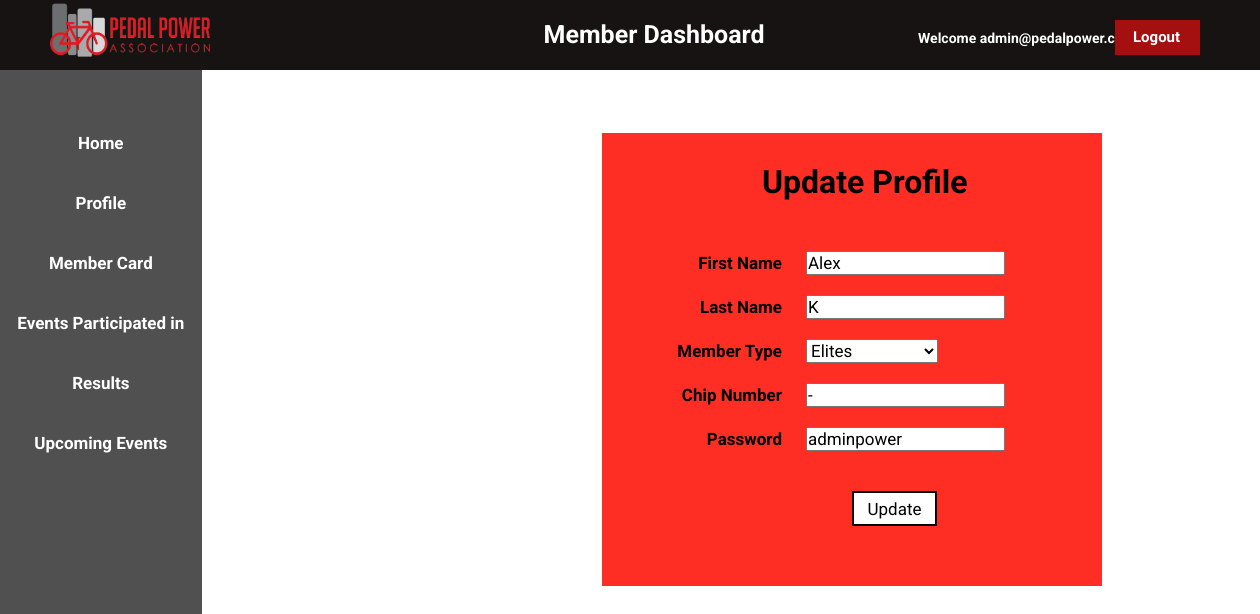
The app's page /profile.php (signed in) with its own data.
### tables this page shows
CREATE TABLE `users` (
  `member_id` int(255) NOT NULL,
  `email` varchar(255) NOT NULL,
  `password` varchar(255) NOT NULL,
  `first_name` varchar(255) NOT NULL,
  `last_name` varchar(255) NOT NULL,
  `member_type` varchar(255) NOT NULL DEFAULT 'member',
  `chip_number` varchar(255) NOT NULL,
  `user_type` varchar(255) NOT NULL
);

### profile.php (the view, shortened to what this page needs)
<?php
 @include 'incl/dbconn.php';
    $email=$_SESSION['email'];
    $sql="SELECT * FROM users WHERE email='$email'";
    $result=mysqli_query($conn,$sql);
    $info=mysqli_fetch_assoc($result);
    ?>
    <!DOCTYPE html>
    <html lang="en" dir="ltr">
    <head>
       <link rel="stylesheet" href="css/home.css">
    </head>
    <body>
      <header class="header">
        <div class="logo">
          <img src="images/logo.png" alt="">
        </div>
      <div class="d-heading">
          <a href="#">  Member Dashboard</a>
      </div>
      <div class="welcome">
       <h1>Welcome <span><?php echo $_SESSION['email'] ?></span></h1>
      </div>
      <div class="logout">
        <a href="logout.php">Logout</a>
      </div>
    </header>
        <aside class="side">
           <ul>
              <li><a href="member.php">Home</a></li>
             <li><a href="profile.php">Profile</a></li>
             <li><a href="#">Member Card</a></li>
             <li><a href="#">Events Participated in</a></li>
             <li><a href="#">Results</a></li>
             <li><a href="upcomingevents.php">Upcoming Events</a></li>
           </ul>
        </aside>
 <div class="content1">
  <div class="div">
      <div class="update">
          <h1 >Update Profile </h1>
  </div>
     <form class="form" action="#"  method="post">
       <div>
         <label >First Name</label>
         <input type="text" name="name" value="<?php echo "{$info['first_name']}" ?>">
       </div>
       <div>
         <label >Last Name</label>
         <input type="text" name="last" value="<?php echo "{$info['last_name']}" ?>" >
       </div>
       <div class="">
          <label >Member Type</label>
        <select  name="member_type" value="<?php echo "{$info['member_type']}" ?>">
            <option value="Elites"> Elites </option>
         </select>
       </div>
       <div class="">
          <label >Chip Number</label>
          <input type="text" name="chip_number" value="<?php echo "{$info['chip_number']}" ?>"  required>
       </div>
       <div>
         <label >Password</label>
         <input type="text" name="password" value="<?php echo "{$info['password']}" ?>" >
       </div>
       <div >
         <input type="submit" name="update" class="update-btn" value="Update">
       </div>
     </form>
    </div>
       </div>
    </body>
    </html>

### css/home.css (style rules this page uses)
* { font-family: 'Roboto', sans-serif; margin: 0; padding: 0; list-style: none; text-decoration: none; box-sizing: border-box; }
.header { width: 100%; height: 70px; background: #181313; display:flex; justify-content: space-between; padding: 0 100px; }
.header .logo { position: relative; bottom:5px; right: 50px; }
.header img { width:160px; height:70px; }
.d-heading { position: relative; left:160px; top: 20px; }
.d-heading a { text-decoration: none; font-size: 25px; color: #FFFFFF; font-weight: bold; }
.logout { position: relative; left: 40px; top: 20px; border: 4px solid #A41010; padding: 5px 10px; width: 85px; height:35px; background-color: #A41010; box-shadow: 15px; }
.logout a { text-decoration: none; font-size: 15px; color: #FFFFFF; font-weight: bold; position: relative; left: 4px; bottom: 2px; }
.welcome { position: relative; left: 190px; top: 30px; }
.welcome h1 { font-size: 14px; color: #FFFFFF; }
.side ul { text-align: center; background-color: #505050; width:16%; height:100%; position: fixed; padding-top: 5%; cursor: pointer; }
.side ul li { list-style: none; padding-bottom: 40px; font-size: 17px; color: #FFFFFF; }
ul li a { color: #FFFFFF; font-weight: bold; }
.content1 { margin-left: 20%; margin-top: 5%; }
.form label { display: inline-block; text-align: right; width: 150px; padding-top: 10px; padding-bottom: 10px; font-size: 17px; font-weight: bold; position: relative; right: 10px; }
.form input, select { font-size: 17px; margin: 10px; }
.form { position: relative; left: 40px; top: 00px; }
.div { background-color:#FF2E24; width:500px; padding-top: 70px; padding-bottom: 70px; position: relative; left: 350px; }
.update { position: relative; left:160px; bottom: 40px; }
.update-btn { position: relative; left: 200px; top: 20px; border: 2px solid #000000; padding: 5px 10px; width: 85px; height:35px; background-color: #FFFFFF; box-shadow: 15px; }

### records on screen
users: name "Alex", last "K", member_type "Elites", chip_number "-", password "adminpower"

### other values on screen
$_SESSION['email'] "admin@pedalpower.co.za"
